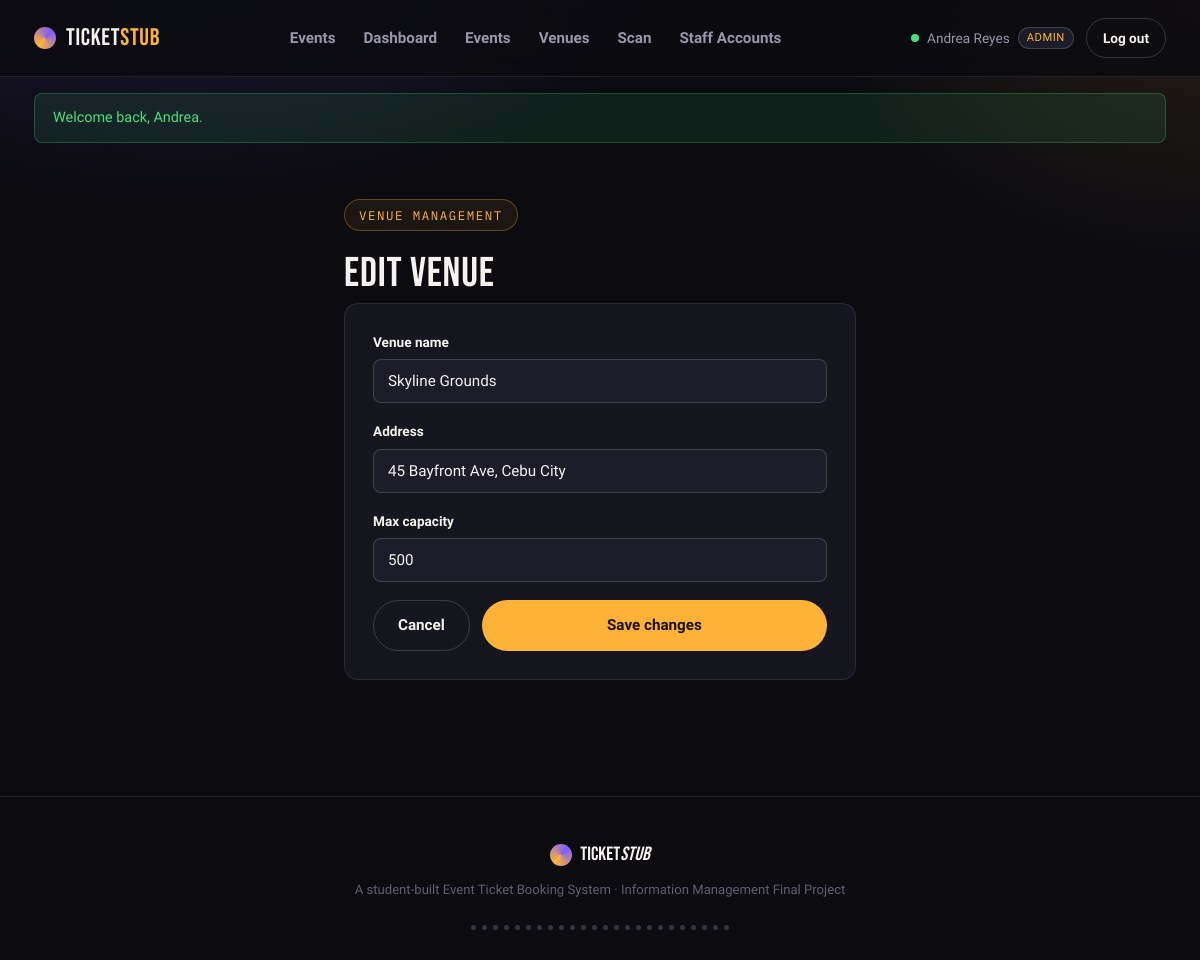
/staff/venue-form.php?id=2 (signed in), run on the app's committed database.
### tables this page shows
CREATE TABLE Venues (
    Venue_ID     INT AUTO_INCREMENT PRIMARY KEY,
    Venue_Name   VARCHAR(150) NOT NULL,
    Address      VARCHAR(255) NOT NULL,
    Max_Capacity INT NOT NULL
);

### includes/functions.php (called while the page is built, shortened)
<?php
function e(?string $value): string {
    return htmlspecialchars($value ?? '', ENT_QUOTES, 'UTF-8');
}

### includes/auth.php (called while the page is built, shortened)
<?php
function base_url(string $path = ''): string {
    $script = $_SERVER['SCRIPT_NAME'] ?? '/index.php';
    $root = $script;
    foreach (['/staff/', '/customer/'] as $marker) {
        $pos = strpos($script, $marker);
        if ($pos !== false) { $root = substr($script, 0, $pos); break; }
    }
    return $root . $path;
}

### staff/venue-form.php (the view, shortened to what this page needs)
<?php
require_once __DIR__ . '/../includes/auth.php';
require_once __DIR__ . '/../includes/functions.php';
$db = get_db();
$venue_id = (int)($_GET['id'] ?? 0);
$is_edit = $venue_id > 0;
$old = ['venue_name' => '', 'address' => '', 'max_capacity' => ''];
if ($is_edit) {
    $stmt = $db->prepare('SELECT * FROM Venues WHERE Venue_ID = ?');
    $stmt->execute([$venue_id]);
    $venue = $stmt->fetch();
    $old = ['venue_name' => $venue['Venue_Name'], 'address' => $venue['Address'], 'max_capacity' => $venue['Max_Capacity']];
}
require_once __DIR__ . '/../includes/header.php';
?>
<section class="section">
  <div class="wrap" style="max-width:560px;">
    <span class="hero-eyebrow">Venue management</span>
    <h2><?= $is_edit ? 'Edit venue' : 'Create a new venue' ?></h2>
    <form method="post" class="panel">
      <div class="field"><label for="venue_name">Venue name</label><input type="text" id="venue_name" name="venue_name" value="<?= e($old['venue_name']) ?>" required></div>
      <div class="field"><label for="address">Address</label><input type="text" id="address" name="address" value="<?= e($old['address']) ?>" required></div>
      <div class="field"><label for="max_capacity">Max capacity</label><input type="number" id="max_capacity" name="max_capacity" min="1" value="<?= e((string)$old['max_capacity']) ?>" required></div>
      <div style="display:flex; gap:12px;">
        <a class="btn btn-ghost" href="<?= base_url('/staff/venues.php') ?>">Cancel</a>
        <button type="submit" class="btn btn-primary btn-block"><?= $is_edit ? 'Save changes' : 'Create venue & design seat map' ?></button>
      </div>
    </form>
  </div>
</section>
<?php require_once __DIR__ . '/../includes/footer.php'; ?>

### assets/css/style.css (style rules this page uses)
:root { --bg: #0B0B10; --surface: #16161F; --surface-raised:#1D1D29; --surface-hover: #23222F; --border: rgba(255,255,255,0.09); --border-strong: rgba(255,255,255,0.16); --text: #F5F3EF; --text-muted: #9A96AA; --text-faint: #625E70; --amber: #FFB238; --amber-dim: #C98A22; --violet: #7C5CFC; --violet-dim: #5B3FD6; --success: #4ADE80; --danger: #FF6B6B; --font-display: 'Bebas Neue', sans-serif; --font-body: 'Work Sans', system-ui, sans-serif; --font-mono: 'IBM Plex Mono', monospace; --radius: 14px; --radius-sm: 8px; --shadow-lift: 0 12px 32px rgba(0,0,0,0.45); }
* { box-sizing: border-box; }
html { scroll-behavior: smooth; }
body { margin: 0; background: var(--bg); background-image: radial-gradient(ellipse 900px 500px at 15% -10%, rgba(124,92,252,0.18), transparent 60%), radial-gradient(ellipse 700px 500px at 100% 0%, rgba(255,178,56,0.10), transparent 55%); color: var(--text); font-family: var(--font-body); line-height: 1.5; -webkit-font-smoothing: antialiased; }
.wrap { max-width: 1180px; margin: 0 auto; padding: 0 24px; }
a { color: inherit; text-decoration: none; }
h1,h2,h3,h4 { font-family: var(--font-display); font-weight: 400; letter-spacing: 0.02em; margin: 0 0 8px; }
h2 { font-size: clamp(1.8rem, 3.6vw, 2.6rem); line-height: 1; }
.btn { display: inline-flex; align-items: center; justify-content: center; gap: 8px; font-family: var(--font-body); font-weight: 600; font-size: 0.95rem; padding: 13px 24px; border-radius: 999px; border: 1px solid transparent; cursor: pointer; transition: transform .15s ease, background .15s ease, border-color .15s ease; white-space: nowrap; }
.btn-primary { background: var(--amber); color: #1a1206; }
.btn-ghost { background: transparent; border-color: var(--border-strong); color: var(--text); }
.btn-block { width: 100%; }
.hero-eyebrow { display: inline-flex; align-items: center; gap: 8px; font-family: var(--font-mono); font-size: 0.78rem; letter-spacing: 0.12em; text-transform: uppercase; color: var(--amber); border: 1px solid rgba(255,178,56,0.3); background: rgba(255,178,56,0.07); padding: 6px 14px; border-radius: 999px; margin-bottom: 22px; }
.section { padding: 56px 0; }
.panel { background: var(--surface); border: 1px solid var(--border); border-radius: var(--radius); padding: 28px; }
.field { margin-bottom: 18px; }
.field label { display: block; font-size: 0.85rem; font-weight: 600; margin-bottom: 7px; color: var(--text); }
input[type=text], input[type=email], input[type=password], input[type=tel], input[type=number], input[type=date], input[type=datetime-local], select, textarea { width: 100%; padding: 12px 14px; border-radius: var(--radius-sm); border: 1px solid var(--border-strong); background: var(--surface-raised); color: var(--text); font-family: var(--font-body); font-size: 0.95rem; transition: border-color .15s; }

### data on the page
venues: venue_name "Skyline Grounds", address "45 Bayfront Ave, Cebu City", max_capacity "500"

### other printed values
$_SESSION['user_name'] "Andrea Reyes"
current_role() "ADMIN"
$flash_success "Welcome back, Andrea."
